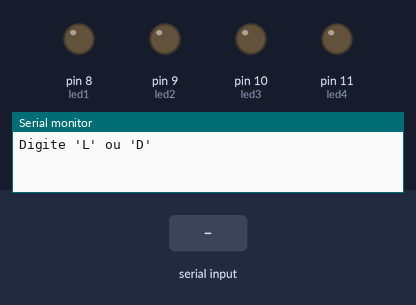
The sketch below on a simulated Arduino Uno, built with avr-gcc and run on an emulated ATmega328P. On the bench: output pins drawn as LEDs (lit = HIGH), the last lines printed to the serial monitor. The inputs (shaded band) are chosen by the test bench.

Above: at 1.2 s.
1.3 s: "L" received over Serial
At 1.9 s:
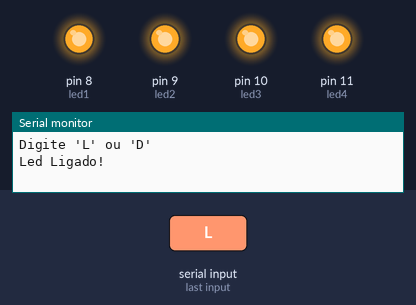
2.9 s: "D" received over Serial
At 4.3 s:
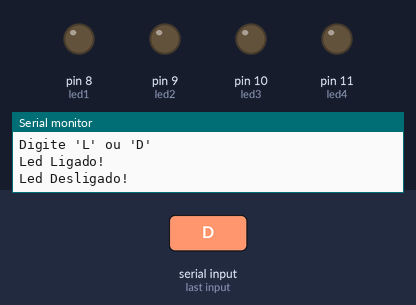
Timing chart, 0 to 5.9 s (numbered marks = the images above; inputs shaded):
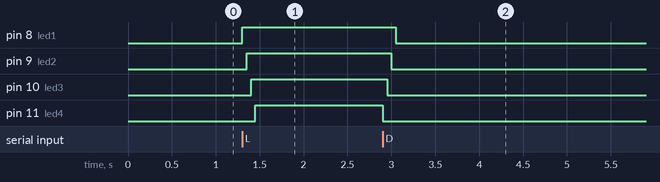

Measured:
- after the input at 1.3 s, pin 8 (led1): LOW → HIGH at once; pin 9 (led2): LOW → HIGH after 0.05 s; pin 10 (led3): LOW → HIGH after 0.10 s; pin 11 (led4): LOW → HIGH after 0.15 s
- after the input at 2.9 s, pin 8 (led1): HIGH → LOW after 0.15 s; pin 9 (led2): HIGH → LOW after 0.10 s; pin 10 (led3): HIGH → LOW after 0.05 s; pin 11 (led4): HIGH → LOW at once

The sketch:

trabalho9.1.ino
```cpp
char dado;
int led1 = 8;
int led2 = 9;
int led3 = 10;
int led4 = 11;


void setup() {
   Serial.begin(9600);
   Serial.println("Digite 'L' ou 'D'");
   pinMode(led1, OUTPUT);
   pinMode(led2, OUTPUT);
   pinMode(led3, OUTPUT);
   pinMode(led4, OUTPUT);

}

void loop() {
  if (Serial.available() )
  {
    dado = Serial.read();
    switch(dado){

      case 'L':
        Serial.println("Led Ligado!");
        digitalWrite(led1, HIGH);
        delay(50);
        digitalWrite(led2, HIGH);
        delay(50);
        digitalWrite(led3, HIGH);
        delay(50);
        digitalWrite(led4, HIGH);

      break;

      case 'D':
        Serial.println("Led Desligado!");
         digitalWrite(led4, LOW);
         delay(50);
         digitalWrite(led3, LOW);
         delay(50);
         digitalWrite(led2, LOW);
         delay(50);
         digitalWrite(led1, LOW);
         delay(50);

      break;

  break;
    }
  }

}
```
